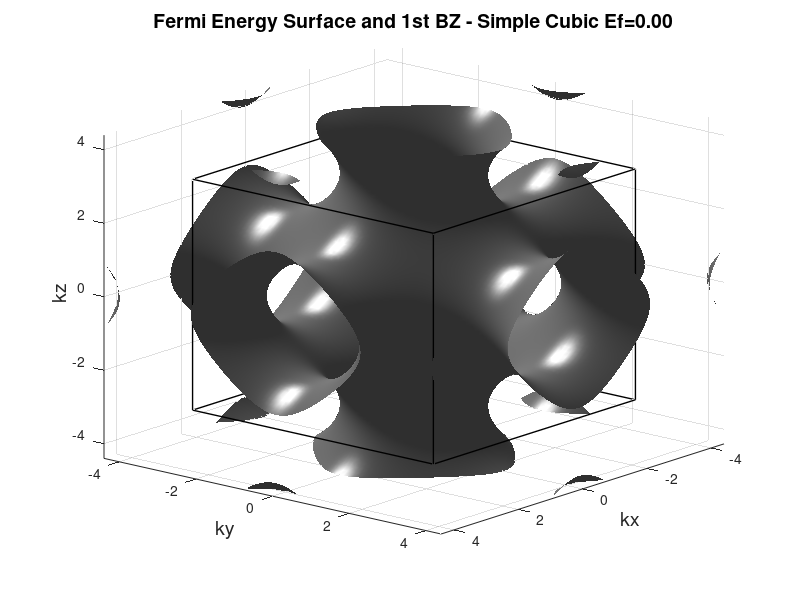

The MATLAB source for this figure:
%copyright by J. E Hasbun and T. Datta
%TBfermiIsoSurfBzSc.m, Simple Cubic
%To find the full Fermi surface, we use MATLAB's isosurface
%command for a given Fermi energy value.
%The obtained Fermi Surface is superimposed with the Brillouin Zone.
%Given kx, ky, and kz, surfaces of contant energy E=Ef are sought.
function TBfermiIsoSurfBzSc
clear,clc
a=1.0;
q=pi/a;
qq=(7./5.)*q;
Ef=0.0;                             %half filled band
[kx,ky,kz]=meshgrid(-qq:0.1:qq,-qq:0.1:qq,-qq:0.1:qq);
E=-cos(kx*a)-cos(ky*a)-cos(kz*a);   %SC energy band
hf=figure;
%isosurface connects points that have the specified value
%much the way contour lines connect points of equal elevation.
isosurface(kx,ky,kz,E,Ef);    %the isosurface to get the Fermi surface
colormap(gray)
xlabel('kx','FontSize',14), ylabel('ky','FontSize',14)
str=cat(2,'Fermi Energy Surface and 1st BZ - Simple Cubic Ef=',...
    num2str(Ef,'%4.2f'));
zlabel('kz','FontSize',14), title(str,'FontSize',14)

%Let's draw the first BZ
%SC BZ - with volume: (2*pi/a)^3
set(hf,'Position',[90 78 560 420])
view(130,20)                  %viewpoint azimuth, elevation
grid on
axis([-qq qq -qq qq -qq qq])

%corners
c1=[1/2,1/2,1/2]; c2=[-1/2,1/2,1/2]; c3=[-1/2,-1/2,1/2]; c4=[1/2,-1/2,1/2];
c5=[1/2,1/2,-1/2]; c6=[-1/2,1/2,-1/2]; c7=[-1/2,-1/2,-1/2]; c8=[1/2,-1/2,-1/2];
c1=c1*2*q; c2=c2*2*q; c3=c3*2*q; c4=c4*2*q; c5=c5*2*q; c6=c6*2*q;
c7=c7*2*q; c8=c8*2*q;
%c1 top corner connectors
liner(c1,c2,'-','k',1.0)
liner(c1,c4,'-','k',1.0)
liner(c1,c5,'-','k',1.0)
%c2 top corner connectors
liner(c2,c6,'-','k',1.0)
liner(c2,c3,'-','k',1.0)
%c3 top corner connectors
liner(c3,c4,'-','k',1.0)
liner(c3,c7,'-','k',1.0)
%c5 bottom corner connectors
liner(c5,c6,'-','k',1.0)
liner(c5,c8,'-','k',1.0)
%c7 bottom corner connectors
liner(c7,c6,'-','k',1.0)
liner(c7,c8,'-','k',1.0)
%c8 bottom corner connectors
liner(c8,c4,'-','k',1.0);

function liner(v1,v2,lin_style_txt,lin_color_txt,lin_width_num)
%Draws a line given initial vector v1 and final vector v2
%lin_style_txt: line style text format
%lin_color_txt: line color text format
%lin_width_num: line width number format
line([v1(1),v2(1)],[v1(2),v2(2)],[v1(3),v2(3)],...
    'LineStyle',lin_style_txt,'color',...
    lin_color_txt,'linewidth',lin_width_num)
